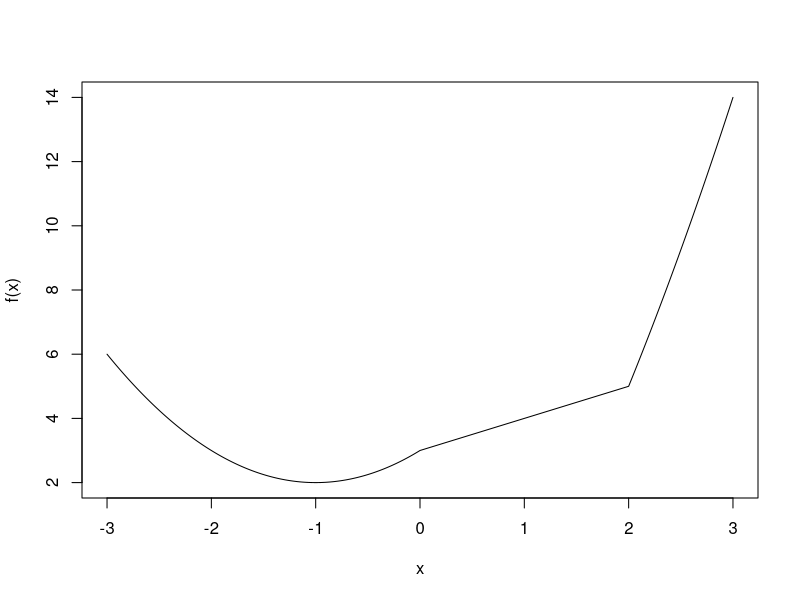

This chart was generated by the following R code:
## ---- chunk 1
#1.1a
1:20
#1.1b
20:1
#1.1c
tmp <- c(4, 6, 3)
#1.1d
rep(tmp, times = 10)
#1.1e
rep(c(4, 6, 3), times = c(11, 10, 10))  
#1.1f
rep(c(4, 6, 3), times = c(10, 20, 30))  
## ---- chunk 2
#1.2
x <- seq(from = 3, to = 6, by = 0.1)  
vec1.2 <- exp(x) * cos(x)  

vec1.2
## ---- chunk 3
#1.3a
k <- 1:12  
vec_1.3a <- (0.1^(3*k)) * (0.2^(3*k - 2))  

#1.3b
m <- 1:25  
vec_1.3b <- (2^m) / m  

vec_1.3a
vec_1.3b
## ---- chunk 4
#1.4a
i_a <- 10:100  
sum_1.4a <- sum(i_a^3 + 4*i_a^2)  
#1.4b
i_b <- 1:25  
sum_1.4b <- sum((2^i_b)/i_b + (3^i_b)/(i_b^2))  

sum_1.4a
sum_1.4b
## ---- chunk 5
#1.5a
vec_label <- paste("label", 1:30, sep = " ")  

#1.5b
vec_fn <- paste0("fn", 1:30)  

vec_label
vec_fn
## ---- chunk 6
#1.6
set.seed(50)
xVec <- sample(0:999, 250, replace = T)
yVec <- sample(0:999, 250, replace = T)
n <- length(xVec)

#1.6a
vec_1.6a <- yVec[2:n] - xVec[1:(n-1)]
#1.6b
vec_1.6b <- sin(yVec[1:(n-1)]) / cos(xVec[2:n])
#1.6c
vec_1.6c <- xVec[1:(n-2)] + 2*xVec[2:(n-1)] - xVec[3:n]
#1.6d
sum_1.6d <- sum(exp(-xVec[2:n]) / (xVec[1:(n-1)] + 10))

vec_1.6a
vec_1.6b
vec_1.6c
sum_1.6d
## ---- chunk 7
x_mean <- mean(xVec)
y_max <- max(yVec)

#1.7a
y_gt600 <- yVec[yVec > 600]
#1.7b
y_gt600_idx <- which(yVec > 600)
#1.7c
x_corresp <- xVec[y_gt600_idx]
#1.7d
vec_1.7d <- sqrt(abs(xVec - x_mean))
#1.7e
count_1.7e <- sum(abs(yVec - y_max) <= 200)
#1.7f
count_1.7f <- sum(xVec %% 2 == 0)
#1.7g
x_sorted_by_y <- xVec[order(yVec)]
#1.7h
y_seq <- seq(1, n, 3)
y_1.7h <- yVec[y_seq]
n <- length(yVec)

y_gt600
y_gt600_idx
x_corresp
vec_1.7d
count_1.7e
count_1.7f
x_sorted_by_y
y_1.7h
## ---- chunk 8
#1.8
nums <- seq(2,38,2)
dens <- seq(3,39,2)
cum <- cumprod(nums / dens)
sum_8 <- 1 + sum(cum)

sum_8
## ---- chunk 9
A <- matrix(c(1,5,-2,1,2,-1,3,6,-3), nrow = 3)
#2.1a
A2 <- A %*% A
A3 <- A2 %*% A
#2.1b
A[,3] <- A[,2] + A[,3]

A
A2
A3
A[,3]
## ---- chunk 10
B <- matrix(c(10, -10, 10), nrow = 15, ncol = 3, byrow = T)
B_TB <- crossprod(B)

B_TB
## ---- chunk 11
matE <- matrix(0, nrow = 6, ncol = 6)
matE[abs(row(matE) - col(matE)) == 1] <- 1

matE
## ---- chunk 12
i <- 0:4
j <- 0:4
mat_2.4 <- outer(i, j, FUN = "+")

mat_2.4
## ---- chunk 13
#2.5a
n5 <- 5
mat_2.5a <- outer(0:(n5-1), 0:(n5-1), FUN = function(i,j) (i+j) %% 5)
#2.5b
n <- 10
mat_2.5b <- outer(0:9, 0:9, \(i,j) (i+j) %% 9)
#2.5c
n <- 9
mat_2.5c <- outer(0:(n-1), 0:(n-1), function(i, j) (i - j) %% 9)


mat_2.5a
mat_2.5b
mat_2.5c
## ---- chunk 14
library(Matrix)
A <- toeplitz(1:5)
b <- c(7, -1, -3, 5, 17)
x <- solve(A, b)

A
x
## ---- chunk 15
#2.8a
sum_8a <- sum(outer(1:20, 1:5, FUN = function(i,j) i^4/(3+j)))
#2.8b
sum_8b <- sum(outer(1:20, 1:5, FUN = function(i,j) i^4/(3+i*j)))
#2.8c
sum_8c <- sum(sapply(1:10, function(i) sum(i^4/(3+i*(1:i)))))

sum_8a
sum_8b
sum_8c
## ---- chunk 16
#3.1a
tmpFn1 <- function(xVec) {
  n <- length(xVec)
  xVec ^ (1:n)
}
tmpFn2 <- function(xVec) {
  n <- length(xVec)
  (xVec ^ (1:n)) / (1:n)
}
#3.1b
tmpFn3 <- function(x, n) {
  k <- 0:n
  sum(ifelse(k==0, 1, x^k/k))
}
## ---- chunk 17
tmpFn <- function(xVec) {
  n <- length(xVec)
  if (n < 3) stop
  sapply(1:(n-2), function(i) mean(xVec[i:(i+2)]))
}

tmpFn(c(1:5,6:1))
## ---- chunk 18
tmpFn <- function(xVec) {
  n <- length(xVec)
  if (n < 3) stop
  sapply(1:(n-2), function(i) mean(xVec[i:(i+2)]))
}
tmpFn <- function(x) {
  ifelse(x < 0, x^2 + 2*x + 3,
         ifelse(x < 2, x + 3, x^2 + 4*x - 7))
}
x <- seq(-3, 3, by = 0.01) 
y <- tmpFn(x)

plot(x, y, type = "l", xlab = "x", ylab = "f(x)")
## ---- chunk 19
double_odd_numbers <- function(mat) {
  result <- mat
  odd_indices <- mat %% 2 != 0
  result[odd_indices] <- result[odd_indices] * 2
  return(result)
}
input_matrix <- matrix(c(1, 5, -2, 1, 2, -1, 3, 6, -3), nrow = 3, byrow = TRUE)
output_matrix <- double_odd_numbers(input_matrix)

cat("\n")
print(input_matrix)
cat("\n")
print(output_matrix)
## ---- chunk 20
generate_matrix <- function(n, k) {
mat <- matrix(0, nrow = n, ncol = n)
for (i in 1:n) {
    mat[i, i] <- k
  }
for (i in 1:(n - 1)) {
    mat[i, i + 1] <- 1
  }
for (i in 2:n) {
  mat[i, i - 1] <- 1
  }
return(mat)
}

n <- 5
k <- 2
result_matrix <- generate_matrix(n, k)
print(result_matrix)
## ---- chunk 21
quadrant <- function(alpha) {
  alpha_mod <- alpha %% 360
if (alpha_mod >= 0 && alpha_mod < 90) {
  return(1)
} else if (alpha_mod >= 90 && alpha_mod < 180) {
 return(2)
  } else if (alpha_mod >= 180 && alpha_mod < 270) {
  return(3)
} else if (alpha_mod >= 270 && alpha_mod < 360) {
  return(4)
  }
}
print(quadrant(45))   
print(quadrant(95)) 
print(quadrant(200))
print(quadrant(300))
print(quadrant(370))
## ---- chunk 22
weekday <- function(day, month, year) {
  if (month < 3) {
    m <- month + 10
    y <- (year - 1) %% 100
    c <- floor((year - 1) / 100)
  } else {
    m <- month - 2
    y <- year %% 100
    c <- floor(year / 100)
  }

  f <- (floor(2.6 * m - 0.2) + day + y + y%/%4 + c%/%4 - 2 * c) %% 7
  f <- ifelse(f == 0, 7, f)  
  c("Sunday", "Monday", "Tuesday", "Wednesday", "Thursday", "Friday", "Saturday")[f]
}
weekday_vector <- function(days, months, years) {
  mapply(weekday, days, months, years)
}

print(weekday_vector(c(21, 21), c(7, 2), c(1963, 1963)))

## ---- chunk 23
testLoop <- function(n) {
  x <- numeric(n - 1)
  x[1] <- 1
  if (n > 2) {
    x[2] <- 2
    for (j in 2:(n - 1)) {
      x[j + 1] <- x[j] + 2 / x[j]
    }
  }
  return(x)
}

print(testLoop(5))
## ---- chunk 24
tmpFn <- function(xVec) {
  x_bar <- mean(xVec)
  n <- length(xVec)
  numerator_r1 <- sum((xVec[2:n] - x_bar) * (xVec[1:(n-1)] - x_bar))
  numerator_r2 <- sum((xVec[3:n] - x_bar) * (xVec[1:(n-2)] - x_bar))
  denominator <- sum((xVec - x_bar)^2)
  list(r1 = numerator_r1 / denominator, r2 = numerator_r2 / denominator)
}

xVec_test <- seq(2, 56, 3)
result <- tmpFn(xVec_test)
print(result)

tmpFn_general <- function(xVec, k) {
  x_bar <- mean(xVec)
  n <- length(xVec)
  denominator <- sum((xVec - x_bar)^2)
  r <- c(1)
  for (i in 1:k) {
    numerator <- sum((xVec[(i+1):n] - x_bar) * (xVec[1:(n-i)] - x_bar))
    r <- c(r, numerator / denominator)
  }
  r
}

result_general <- tmpFn_general(xVec_test, 2)
print(result_general)
## ---- chunk 25
#4.1a
zvec_outer <- function(xVec, yVec) {
  mat <- outer(xVec, yVec, `<`)
  zVec <- colSums(mat)
  return(zVec)
}

#4.1b
zvec_sapply <- function(xVec, yVec) {
  zVec <- sapply(xVec, function(xk) sum(yVec < xk))
  return(zVec)
}

#4.1c
zvec_vapply <- function(xVec, yVec) {
  zVec <- vapply(xVec, function(xk) sum(yVec < xk), numeric(1))
  return(zVec)
}

#4.1d
zvec_sapply_safe <- function(xVec, yVec) {
  if (!is.vector(xVec) || !is.vector(yVec)) {
    stop("xVec and yVec must be vectors.")
  }
  if (length(xVec) == 0 || length(yVec) == 0) {
    return(numeric(0))
  }
  zVec <- sapply(xVec, function(xk) sum(yVec < xk))
  return(zVec)
}

#4.1e
x <- rnorm(1000)
y <- rnorm(1000)

time_outer <- system.time(zvec_outer(x, y))
print(time_outer)

time_sapply <- system.time(zvec_sapply(x, y))
print(time_sapply)

time_vapply <- system.time(zvec_vapply(x, y))
print(time_vapply)
## ---- chunk 26

#4.2a
getColsNoNA <- function(mat) mat[, colSums(is.na(mat)) == 0]

#4.2b
getSubmatrixNoNA <- function(mat) {
  r <- rowSums(is.na(mat)) == 0
  c <- colSums(is.na(mat)) == 0
  mat[r, c, drop = FALSE]
}

matA <- matrix(c(1, NA, 3, 4, 5, 6, NA, 8, 9), 3)
getColsNoNA(matA)
getSubmatrixNoNA(matA)

## ---- chunk 27
#4.3a
empCopula <- function(u, v, xVec, yVec) {
  n <- length(xVec)
  r <- rank(xVec)
  s <- rank(yVec)
  term <- (r / (n + 1) <= u) & (s / (n + 1) <= v)
  C <- mean(term)
  return(C)
}

#4.3b
empCopula_vec <- function(u_vec, v_vec, xVec, yVec) {
  n <- length(xVec)
  r <- rank(xVec)
  s <- rank(yVec)
  result <- numeric(length(u_vec))
  for (i in seq_along(u_vec)) {
    u <- u_vec[i]
    v <- v_vec[i]
    term <- (r / (n + 1) <= u) & (s / (n + 1) <= v)
    result[i] <- mean(term)
  }
  return(result)
}
## ---- chunk 28
#4.4a
funA <- function(n) {
  total <- 0
  for (r in 1:n) {
    for (s in 1:r) {
      total <- total + s^2 / (10 + 4 * r^3)
    }
  }
  return(total)
}
system.time(funA(100))

#4.4b
funB <- function(n) {
  r_mat <- row(matrix(1, n, n))
  s_mat <- col(matrix(1, n, n))
  valid_mat <- s_mat <= r_mat
  mat <- s_mat^2 / (10 + 4 * r_mat^3) * valid_mat
  total <- sum(mat)
  return(total)
}
system.time(funB(100))

#4.4c
funC <- function(n) {
  r_seq <- 1:n
  s_seq <- 1:n
  valid_mat <- outer(s_seq, r_seq, "<=")
  mat <- outer(s_seq^2, 10 + 4 * r_seq^3, "/") * valid_mat
  total <- sum(mat)
  return(total)
}

system.time(funC(100))

#4.4d
sum_single_r <- function(r) {
  s_seq <- 1:r
  sum(s_seq^2 / (10 + 4 * r^3))
}

funD <- function(n) {
  r_seq <- 1:n
  total <- sum(sapply(r_seq, sum_single_r))
  return(total)
}
system.time(funD(100))

#4.4e
term_calc <- function(r, s) {
  if (s <= r) {
    return(s^2 / (10 + 4 * r^3))
  } else {
    return(0)
  }
}

funF <- function(n) {
  r_seq <- 1:n
  s_seq <- 1:n
  r_grid <- rep(r_seq, each = n)
  s_grid <- rep(s_seq, times = n)
  terms <- mapply(term_calc, r_grid, s_grid)
  total <- sum(terms)
  return(total)
}

system.time(funF(100))
## ---- chunk 29
#5.1a
tsExma <- function(tsDat, m0, delta) {
  z <- as.numeric(tsDat)
  n <- length(z)
  m <- numeric(n)
  m[1] <- m0
  for (t in 2:n) {
    e <- z[t] - m[t-1]
    m[t] <- m[t-1] + (1 - delta) * e
  }
  ts(m, start = start(tsDat), frequency = frequency(tsDat))
}

#5.1b
tsExma_vec <- function(tsDat, m0, delta) {
  z <- as.numeric(tsDat)
  n <- length(z)
  if (n < 1) return(ts(NULL))
  
  m <- numeric(n)
  m[1] <- m0
  if (n == 1) {
    return(ts(m, start = start(tsDat), frequency = frequency(tsDat)))
  }
  
  errors <- z[2:n] - m[1:(n-1)]
  m[2:n] <- m[1:(n-1)] + (1 - delta) * errors
  ts(m, start = start(tsDat), frequency = frequency(tsDat))
}
## ---- chunk 30
#5.2a
myListFn <- function(n) {
  x <- rnorm(n)
  x_bar <- mean(x)
  if (x_bar >= 0) {
    y <- rexp(n, rate = 1 / x_bar)
  } else {
    z <- rexp(n, rate = 1 / abs(x_bar))
    y <- -z
  }
  count <- sum(abs(y) > abs(x))
  list(xVec = x, yVec = y, count = count)
}

#5.2b
myList <- lapply(rep(10, 1000), myListFn)
count_values <- sapply(myList, `[[`, "count")
mean_count <- mean(count_values)

#5.2c
yVec_list <- lapply(myList, `[[`, "yVec")

#5.2d
yVec_matrix <- sapply(myList, `[[`, "yVec")

#5.2e
myList_no_count <- lapply(myList, function(sublist) {
  sublist$count <- NULL
  sublist
})

#5.2f
selected_lists <- myList[sapply(myList, `[[`, "count") > 2]

#5.2g
mean_x_selected <- sapply(selected_lists, function(sublist) {
  mean(sublist$xVec)
})
## ---- chunk 31
#5.3a
coeff <- 1:10
vec_5.3a <- sapply(myList, function(lst) sum(lst$x * coeff) / sum(lst$y * coeff))

#5.3b
mat_5.3b <- sapply(1:10, function(j) sapply(myList, function(lst) lst$x[j] - lst$y[j]))

#5.3c
numerator <- sum(sapply(1:1000, function(i) i * myList[[i]]$x[2]))
denominator <- sum(sapply(1:1000, function(i) i * myList[[i]]$y[2]))
val_5.3c <- numerator / denominator


vec_5.3a
mat_5.3b
val_5.3c
## ---- chunk 32
#5.4a
testFn <- function(arr) {
  d1 <- dim(arr)[1]
  d2 <- dim(arr)[2]
  d3 <- dim(arr)[3]
  w <- array(0, dim = c(d1, d2, d3))
  for (k in 1:d3) {
    min_vals <- apply(arr[,,k], 2, min) 
    for (j in 1:d2) {
      w[, j, k] <- arr[, j, k] - min_vals[j]
    }
  }
  z <- matrix(0, nrow = d2, ncol = d3)
  for (k in 1:d3) {
    max_vals <- apply(arr[,,k], 2, max) 
    sum_vals <- apply(arr[,,k], 2, sum)
    z[, k] <- sum_vals - max_vals
  }
  
  return(list(w = w, z = z))
}

#5.4b
testFn2 <- function(arr) {
  d1 <- dim(arr)[1]
  d2 <- dim(arr)[2]
  d3 <- dim(arr)[3]
  z <- matrix(0, nrow = d2, ncol = d3)
  for (k in 1:d3) {
    sum_vals <- apply(arr[,,k], 2, sum)
    z[, k] <- sum_vals
  }
  return(z)
}

testArray <- array(sample(1:60, 60, replace = FALSE), dim = c(5, 4, 3))
result_a <- testFn(testArray)
result_b <- testFn2(testArray)
